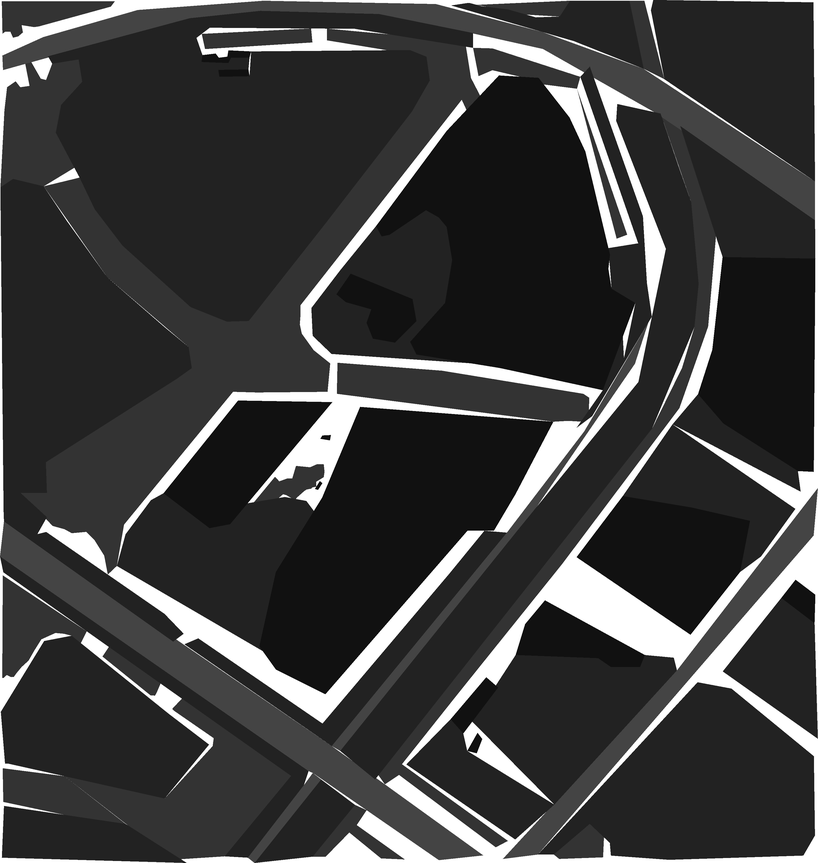
#> input picture crop2017_class.tif, 818 x 863 px, shrunk from 3275 x 3456 before the run
$ python line.py crop2017_class.tif
#> lines starting #> are read from the running program, lines starting #| are printed output that depends on the picture
"""
@file hough_lines.py
@brief This program demonstrates line finding with the Hough transform
"""
import sys
import math
import cv2 as cv
import numpy as np


def main(argv):
    ## [load]
    default_file = 'sudoku.png'
    filename = argv[0] if len(argv) > 0 else default_file

    # Loads an image
    src = cv.imread(cv.samples.findFile(filename), cv.IMREAD_GRAYSCALE)
#> src is the input picture: shape (863, 818); min 0, max 255, mean 61

    # Check if image is loaded fine
    if src is None:
        print ('Error opening image!')
        print ('Usage: hough_lines.py [image_name -- default ' + default_file + '] \n')
        return -1
    ## [load]

    ## [edge_detection]
    # Edge detection
    dst = cv.Canny(src, 50, 200, None, 3)
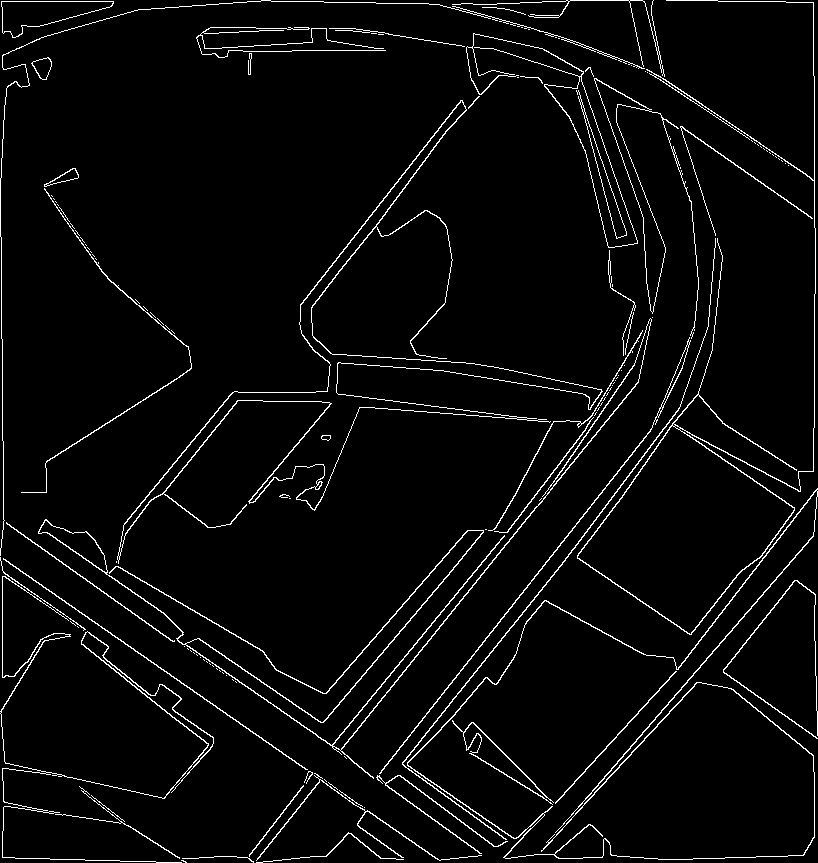
#> dst: shape (863, 818); 3.8% white in thin lines or dots
    ## [edge_detection]

    # Copy edges to the images that will display the results in BGR
    cdst = cv.cvtColor(dst, cv.COLOR_GRAY2BGR)
#> cdst: shape (863, 818, 3); 3.8% white in thin lines or dots
    cdstP = np.copy(cdst)

    ## [hough_lines]
    #  Standard Hough Line Transform
    lines = cv.HoughLines(dst, 1, np.pi / 180, 150, None, 0, 0)
#> lines = 42 rows, first 8: [736, 0.681], [814, 0], [455, 2.18], [965, 0.716], [2, 0], [776, 0.663], [424, 0.663], [1, 1.57]
    ## [hough_lines]
    ## [draw_lines]
    # Draw the lines
    if lines is not None:
        for i in range(0, len(lines)):
            rho = lines[i][0][0]
            theta = lines[i][0][1]
            a = math.cos(theta)
            b = math.sin(theta)
            x0 = a * rho
            y0 = b * rho
            pt1 = (int(x0 + 1000*(-b)), int(y0 + 1000*(a)))
            pt2 = (int(x0 - 1000*(-b)), int(y0 - 1000*(a)))

            cv.line(cdst, pt1, pt2, (0,0,255), 3, cv.LINE_AA)
#> this loop made 42 passes
#> (rho, theta, a, b, x0, y0, pt1, pt2) on passes 1, 2, 3, 4, 5, 6, 7, 9, 10, 11: (736, 0.681, 0.777, 0.629, 572, 463.2, (-57, 1240), (1201, -313)), (814, 0, 1, 0, 814, 0, (814, 1000), (814, -1000)), (455, 2.18, -0.574, 0.819, -261, 372.7, (-1080, -200), (558, 946)), (965, 0.716, 0.755, 0.656, 728.3, 633.1, (72, 1387), (1384, -121)), (2, 0, 1, 0, 2, 0, (2, 1000), (2, -1000)), (776, 0.663, 0.788, 0.616, 611.5, 477.8, (-4, 1265), (1227, -310)), (424, 0.663, 0.788, 0.616, 334.1, 261, (-281, 1049), (949, -526)), (712, 0.698, 0.766, 0.643, 545.4, 457.7, (-97, 1223), (1188, -308)), (409, 2.18, -0.574, 0.819, -234.6, 335, (-1053, -238), (584, 908)), (727, 0.681, 0.777, 0.629, 565, 457.5, (-64, 1234), (1194, -319))
#> (rho, theta, b, x0, y0, pt1, pt2) on pass 8: (1, 1.57, 1, -4.37e-08, 1, (-1000, 0), (999, 1))
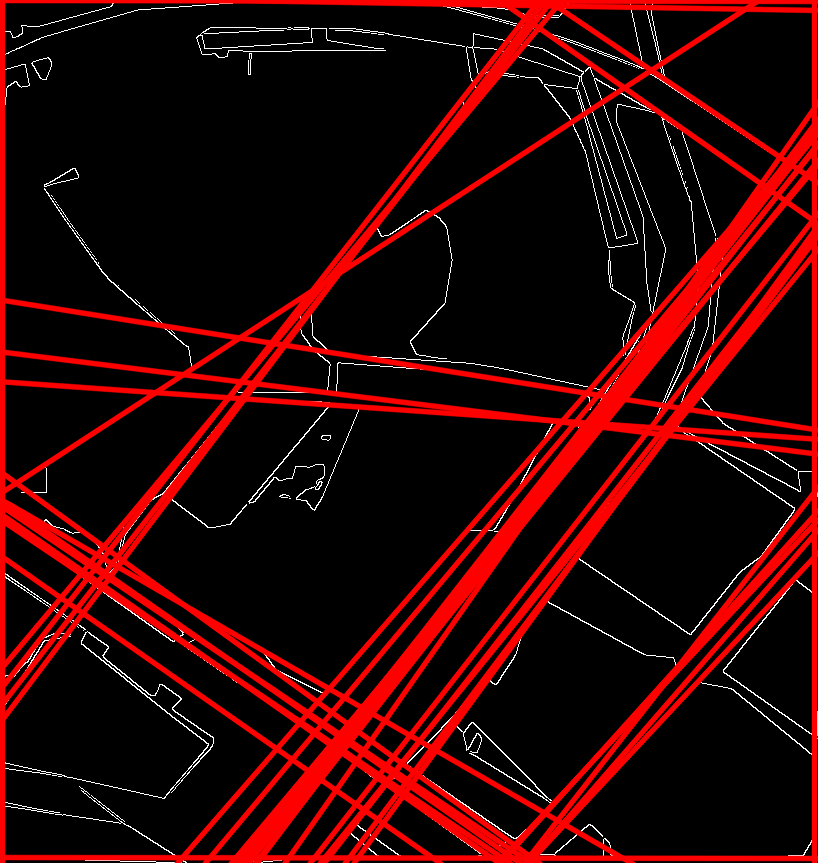
#> cdst: shape (863, 818, 3); mean B, G, R 4, 4, 48.6
    ## [draw_lines]

    ## [hough_lines_p]
    # Probabilistic Line Transform
    linesP = cv.HoughLinesP(dst, 1, np.pi / 180, 50, None, 50, 10)
#> linesP = 161 rows, first 6: [814, 227, 814, 76], [617, 761, 813, 535], [340, 750, 638, 382], [377, 778, 635, 448], [2, 677, 2, 566], [3, 558, 365, 811]
    ## [hough_lines_p]
    ## [draw_lines_p]
    # Draw the lines
    if linesP is not None:
        for i in range(0, len(linesP)):
            l = linesP[i][0]
            cv.line(cdstP, (l[0], l[1]), (l[2], l[3]), (0,0,255), 3, cv.LINE_AA)
#> this loop made 161 passes
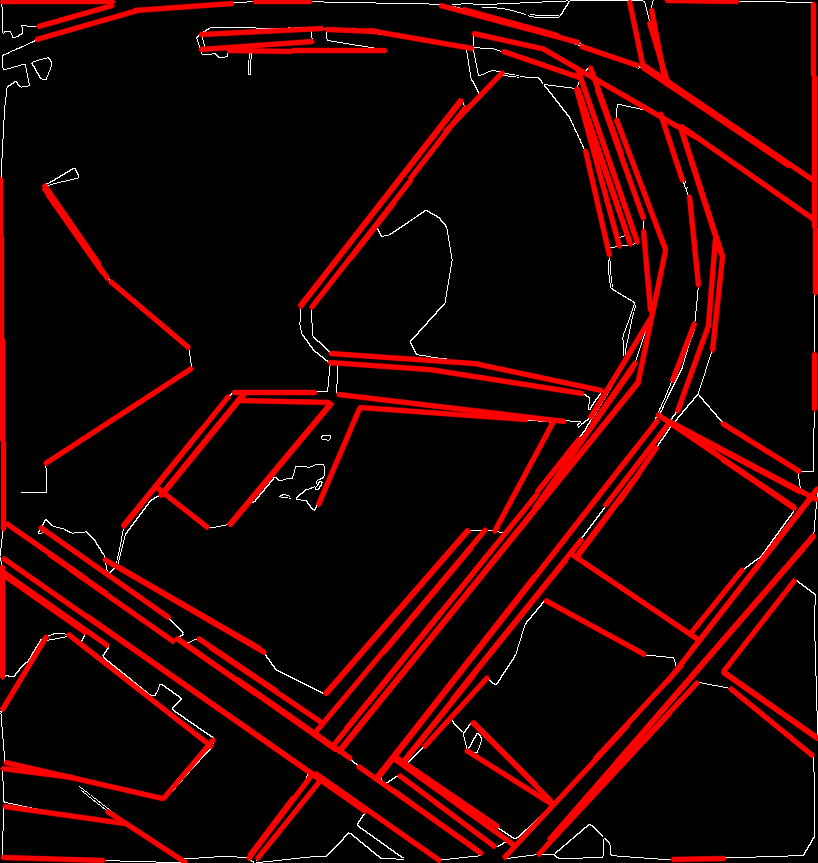
#> cdstP: shape (863, 818, 3); mean B, G, R 2.2, 2.2, 33.9
    ## [draw_lines_p]
    ## [imshow]
    # Show results
    cv.imshow("Source", src)
    cv.imshow("Detected Lines (in red) - Standard Hough Line Transform", cdst)
    cv.imshow("Detected Lines (in red) - Probabilistic Line Transform", cdstP)
    ## [imshow]
    ## [exit]
    # Wait and Exit
    cv.waitKey()
    return 0
    ## [exit]

if __name__ == "__main__":
    main(sys.argv[1:])
